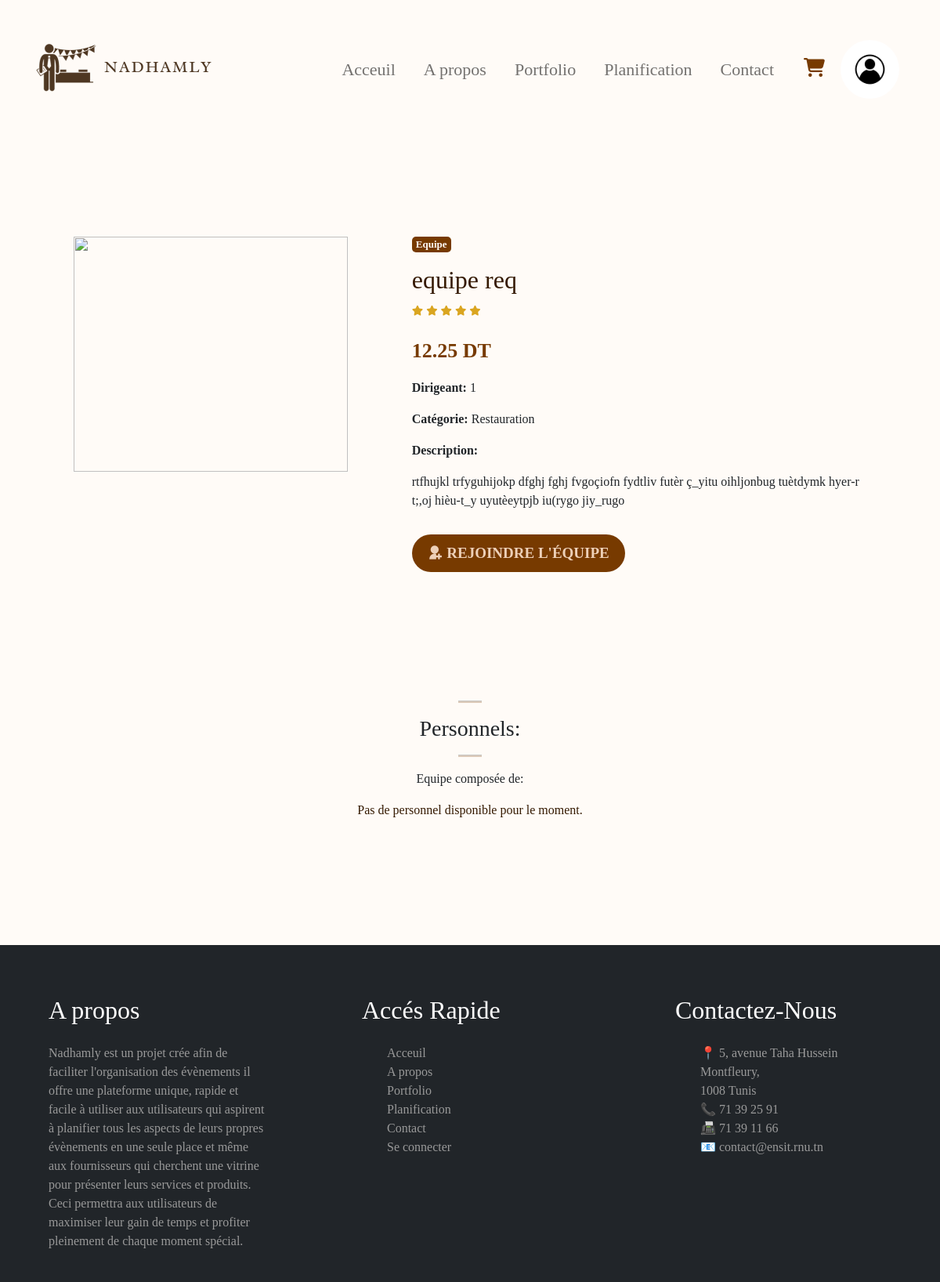
The app's page /details_joindre_equipe.php?id=662cc4c9eb57d (signed in) with its own data.
### tables this page shows
CREATE TABLE `equipes` (
  `id` varchar(60) NOT NULL,
  `libelle` varchar(60) NOT NULL,
  `prix` float NOT NULL,
  `description` varchar(300) NOT NULL,
  `categorie` varchar(30) NOT NULL,
  `id_frs` int(11) NOT NULL,
  `image` varchar(100) NOT NULL,
  `dispo` int(11) NOT NULL DEFAULT 1
);

### details_joindre_equipe.php (the view, shortened to what this page needs)
<?php
require 'config.php';
if (isset($_SESSION["pdp"])) {
  $pdp = $_SESSION["pdp"];
} else {
  $pdp = null;
}
$id_equipe = $_GET['id'];
$sql = "select * from `equipes` where id='$id_equipe'";
$res = mysqli_query($conn, $sql);
$row = mysqli_fetch_assoc($res);
$sql2 = "SELECT * FROM `candidatures` WHERE id_equipe = '$id_equipe' AND statut= 'acceptee';";
$res2 = $conn->query($sql2);
?>
<!DOCTYPE html>
<html lang="en">
<head>
  <link href="https://cdn.jsdelivr.net/npm/bootstrap@5.2.1/dist/css/bootstrap.min.css" rel="stylesheet">
  <link rel="stylesheet" href="https://pro.fontawesome.com/releases/v5.10.0/css/all.css">
  <link href="https://cdn.jsdelivr.net/npm/remixicon@4.2.0/fonts/remixicon.css" rel="stylesheet" />
  <link rel="stylesheet" href="css/index.css" type="text/css">
  <link rel="stylesheet" href="css/details_equipe.css" type="text/css">
  <link rel="stylesheet" href="css/dropdown.css" type="text/css">
</head>
<body>
    <nav class="navbar navbar-expand-lg bg-transparent">
        <div class="container-fluid">
          <a class="navbar-brand" href="index.html"><img src="images/logo.png" alt="logo Nadhamly"></a>
          <div class="sidebar offcanvas offcanvas-start" tabindex="-1" id="offcanvasNavbar" aria-labelledby="offcanvasNavbarLabel">
            <div class="offcanvas-body">
              <ul class="navbar-nav justify-content-end align-items-center flex-grow-1 pe-3">
                <li class="nav-item">
                  <a class="nav-link  fontradley bold" aria-current="page" href="index.php">Acceuil</a>
                </li>
                <li class="nav-item">
                  <a class="nav-link  fontradley bold" href="Apropos.php">A propos</a>
                </li>
                <li class="nav-item">
                    <a class="nav-link  fontradley bold" href="portfolio.php">Portfolio</a>
                  </li>
                  <li class="nav-item fontradley">
                    <a class="nav-link  bold" href="planification.php">Planification</a>
                  </li>
                  <li class="nav-item">
                    <a class="nav-link fontradley  bold" href="contact.php">Contact</a>
                  </li>
                  <li class="nav-item">
              <a href="panier.php" class="cart-link">
                <i class="fa-solid fa-cart-shopping icon-style"></i>
              </a>
            </li>
                  <li class="nav-item">
                  <?php if(isset($_SESSION["utilisateur"])) { ?>
                         <div class="profile-dropdown">
          <div  onclick="toggle()" class="profile-img" id="image-container">
          <?php if (!empty($pdp)) { ?>
                <img src="<?php echo $pdp; ?>" style="border-radius: 50%; overflow: hidden; width: 55px; height: 55px; object-fit: cover;" id="profile-image">
            <?php } else { ?>
                <img src="images/defaultpdp.jpg" alt="Default Profile Picture" style="border-radius: 50%; overflow: hidden; width: 75px; height: 75px; object-fit: cover;" id="profile-image">
            <?php } ?>
          </div>
      </div>
                <?php } else { ?>
                    <a class="nav-link text-white px-3 py-1 rounded-4 fontradley navbtn" href="login.php">Se connecter</a>
                <?php } ?>
                  </li>
              </ul>
            </div>
          </div>
        </div>
      </nav>
  <section>
    <div class="container">
      <div class="row">
        <div class="col-md-5">
          <img src="images/upload/equipes/<?php echo $row['image']; ?>" width="350px" height="300px" alt="" />
        </div>
        <div class="col-md-7">
          <p class="equipe text-center">Equipe</p>
          <h2><?php echo $row['libelle']; ?></h2>
          <div class="star ">
            <i class="fas fa-star"></i>
            <i class="fas fa-star"></i>
            <i class="fas fa-star"></i>
            <i class="fas fa-star"></i>
            <i class="fas fa-star"></i>
          </div>
          <p class="price"><?php echo $row['prix']; ?> DT</p>
          <p><b>Dirigeant:</b> <?php echo $row['id_frs']; ?></p>
          <p><b>Catégorie:</b> <?php echo $row['categorie']; ?></p>
          <p><b>Description:</b></p>
          <p><?php echo $row['description']; ?></p>
          <a style="text-decoration:none;" href="joindre_equipe.php?id=<?php echo $row['id']; ?>"><button><i class="ri-user-add-fill"></i> Rejoindre l'équipe</button></a>
        </div>
      </div>
    </div>
  </section>
  <section id="featured" class="my-5 pb-5">
    <div class="container text-center mt-5 pb-5">
      <hr class="mx-auto">
      <h3>Personnels:</h3>
      <hr class="mx-auto">
      <p>Equipe composée de:
        <?php if ($res2->num_rows == 0) {
          echo '<div class="col-20" style="color:#351a02"><p>Pas de personnel disponible pour le moment.</p></div>';
        } ?>
      </p>
    </div>
  </section>
  <footer class="bg-dark pt-5 pb-4">
    <div class="container-fluid">
      <div class="row  text-white">
        <div class="col-md-3 col-lg-3 col-sm-1 mx-auto mt-3">
          <h2 style="font-family:'Times New Roman', Times, serif;font-weight: 500;">A propos</h2>
        </div>
        <div class="col-md-3 col-lg-3 col-sm-1 mx-auto mt-3">
          <h2 style="font-family: 'Times New Roman', Times, serif;font-weight: 500;">Accés Rapide</h2>
        </div>
        <div class="col-md-3 col-lg-3 col-sm-1 mx-auto mt-3">
          <h2 style="font-family: 'Times New Roman', Times, serif;font-weight: 500;">Contactez-Nous</h2>
        </div>
      </div>
      <div class="row greytext">
        <div class="col-md-3 col-lg-3 col-sm-1 mx-auto mt-3">
          <p style="font-family:'Times New Roman', Times, serif;"> Nadhamly est un projet crée afin de faciliter l'organisation des évènements il offre une plateforme unique, rapide et facile à utiliser aux utilisateurs qui aspirent à planifier tous les aspects de leurs propres évènements en une seule place et même aux fournisseurs qui cherchent une vitrine pour présenter leurs services et produits. Ceci permettra aux utilisateurs de maximiser leur gain de temps et profiter pleinement de chaque moment spécial.
          </p>
        </div>
        <div class="col-md-3 col-lg-3 col-sm-1 mx-auto mt-3">
          <ul>
            <li><a href="index.html">Acceuil</a></li>
            <li><a href="#">A propos</a></li>
            <li><a href="portfolio.html">Portfolio</a></li>
            <li><a href="planification.html">Planification</a></li>
            <li><a href="contact.html">Contact</a></li>
            <li><a href="login.html">Se connecter</a></li>
          </ul>
        </div>
        <div class="col-md-3 col-lg-3 col-sm-1 mx-auto mt-3">
          <ul class="coordonnées">
            <li align="left">&#128205; <a href="https://maps.app.goo.gl/zLKkJNBrgjAyrBT1A">5, avenue Taha Hussein Montfleury,<br /> 1008 Tunis</a></li>
            <li align="left">&#128222; <a href="tel:216 71 39 25 91">71 39 25 91</a></li>
            <li align="left">&#128224; <a href="tel:216 71 39 11 66"> 71 39 11 66</a></li>
            <li align="left">&#128231; <a href="mailto:contact@ensit.rnu.tn">contact@ensit.rnu.tn</a></li>
          </ul>
        </div>
      </div>
    </div>
  </footer>
</body>
</html>

### css/index.css (style rules this page uses)
:root { --bg-color:#fffbf7; --text-noir:black; --text-bleu:blue; --text-marron:#773a00; --marron-int:#351a02; --marron-clair:#ffe8d4dd; --footer-color:#999; --bronze:#977b3f; --white:#fff }
body { font-family: "Radley"; background-color: var(--bg-color); }
.fontradley { font-family: 'Radley'; }
.bold { font-weight: 500; }
.nav-link { font-size: 22px; margin-left: 10px; margin-right: 10px; }
.navbar-nav .nav-link { transition: all .50s ease; }
.navbar { padding-left: 2%; padding-right: 2%; }
.offcanvas-body { align-items: center; justify-content: center; }
.greytext { color: var(--footer-color); }
footer a { color: var(--footer-color); text-decoration: none; transition: color 0.5s ease; }
footer li { list-style: none; }
.container { width:90%; margin: 0 auto; padding: 10px 20px; }
@media screen and (min-width:768px) { section { padding: 1em 9em; } }
@media screen and (min-width:992px) { section { padding: 1em; } }
hr { background: var(--text-marron); background-color: var(--text-marron); width:30px; height: 3px; }
button { font-size: 0.8rem; font-weight: 700; outline: none; border:none; background-color: #1d1d1d; color:aliceblue; padding: 13px 30px; cursor: pointer; text-transform: uppercase; transition: 0.3s ease; }
.star i { font-size: 0.8rem; color: goldenrod !important; }

### css/details_equipe.css (style rules this page uses)
:root { --bg-color:#fffbf7; --text-noir:black; --text-bleu:blue; --text-marron:#773a00; --marron-int:#351a02; --marron-clair:#ffe8d4dd; --footer-color:#999; --bronze:#977b3f; --white:#fff }
body { font-family: 'Radley'; }
.container { margin-top: 100px; }
.equipe { background-color: var(--text-marron); color: var(--bg-color); width: 50px; font-size: 13px; font-weight: bold; border-radius: 5px; }
.col-md-7 h2 { color: var(--marron-int); }
.price { color: var(--text-marron); font-size: 26px; font-weight: bold; padding-top: 20px; }
button { display: inline-block; padding: 10px 20px; color: var(--marron-clair); font-size: 19px; background-color: var(--text-marron); text-decoration: none; border-radius: 25px; margin-top: 15px; transition: .3s ease; cursor: pointer; }

### css/dropdown.css (style rules this page uses)
:root { --primary: #eeeeee; --secondary: #773a00; --secondary-light: #ffefe0; --secondary-light-2: rgb(127, 183, 126, 0.1); --white: #fff; --black: #393e46; --shadow: 0px 2px 8px 0px var(--secondary-light); }
.profile-dropdown { position: relative; width: fit-content; }
.profile-img { display: inline-block; position: relative; }
.profile-img img { transition: transform 0.3s ease; }

### details_joindre_equipe.php (style rules this page uses)
.fa-cart-shopping { font-size: 24px; color: var(--text-marron); margin-left: 10px; margin-right: 10px; padding-left: 10px; padding-right: 10px; }

### records on screen
equipes: libelle "equipe req", prix "12.25", id_frs "1", categorie "Restauration", description "rtfhujkl trfyguhijokp dfghj fghj fvgoçiofn fydtliv futèr ç_yitu oihljonbug tuètdymk hyer-r t;,oj hièu-t_y uyutèeytpjb iu(rygo jiy_rugo"
